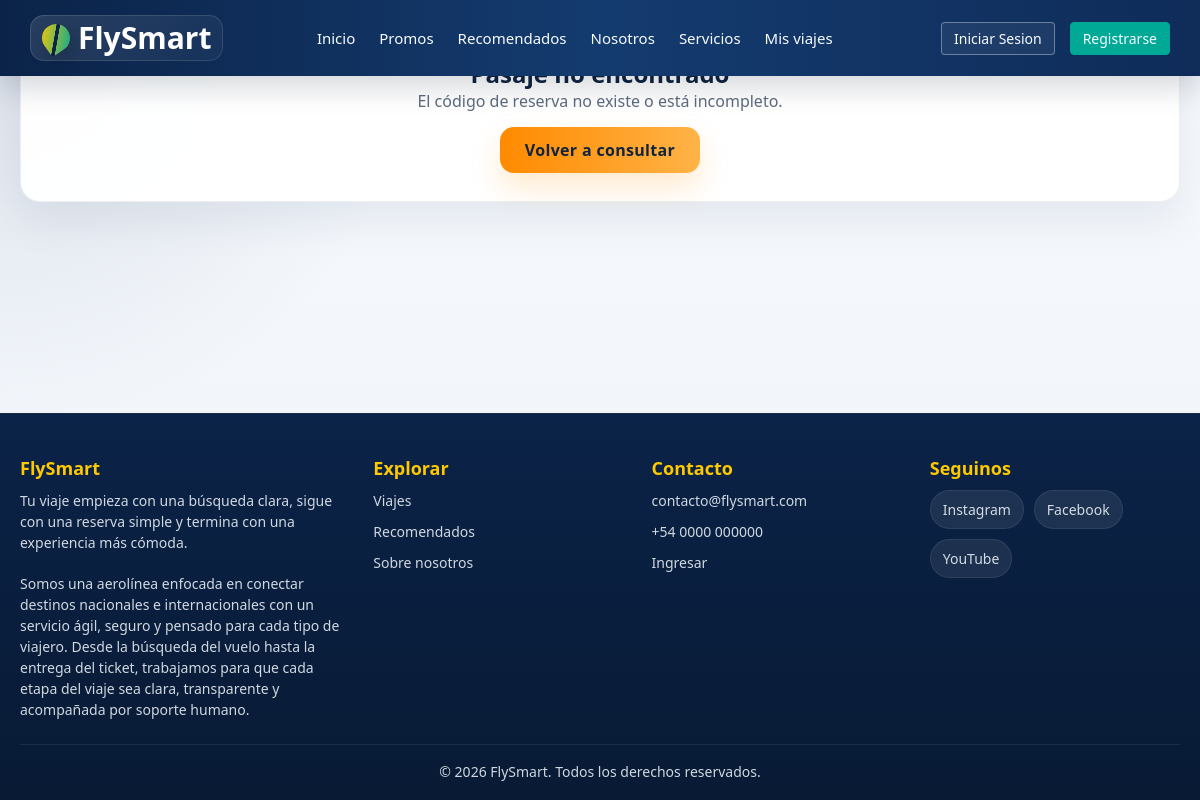
The app's page /consultas/reservas/pasaje.php?pnr=89CQIA, older data.
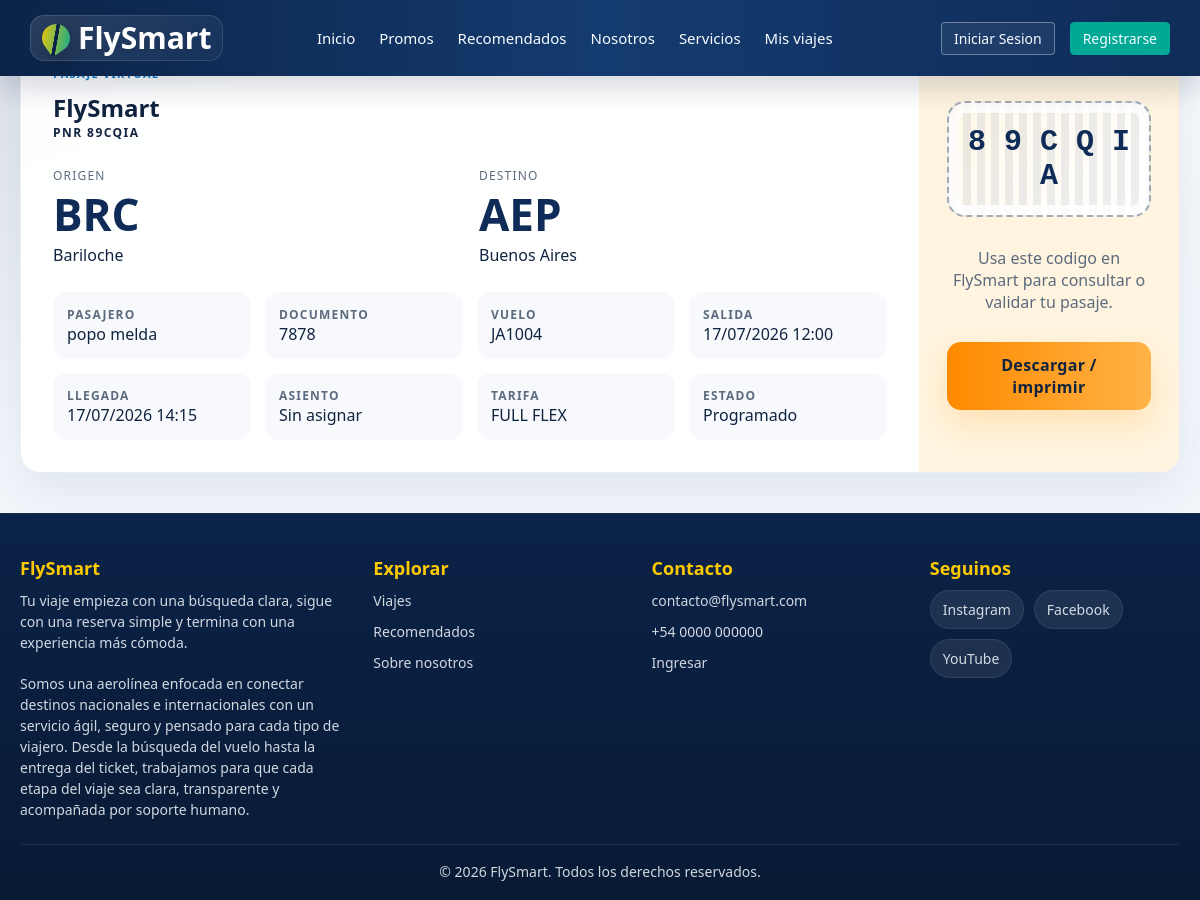
The same page, newer data.
### tables this page shows
CREATE TABLE IF NOT EXISTS `tickets_detalle` (
  `id_ticket` int(11) NOT NULL AUTO_INCREMENT,
  `id_orden` int(11) NOT NULL,
  `id_vuelo` int(11) NOT NULL,
  `id_pasajero` int(11) NOT NULL,
  `numero_asiento` varchar(10) DEFAULT NULL,
  `id_plan` int(11) NOT NULL,
  `codigo_reserva_pnr` varchar(6) NOT NULL,
  `precio_tramo_pagado` decimal(10,2) NOT NULL,
  PRIMARY KEY (`id_ticket`),
  KEY `id_orden` (`id_orden`),
  KEY `id_vuelo` (`id_vuelo`),
  KEY `id_pasajero` (`id_pasajero`),
  KEY `id_plan` (`id_plan`),
  CONSTRAINT `fk_tickets_orden` FOREIGN KEY (`id_orden`) REFERENCES `compras_ordenes` (`id_orden`) ON DELETE CASCADE,
  CONSTRAINT `fk_tickets_pasajero` FOREIGN KEY (`id_pasajero`) REFERENCES `pasajeros` (`id_pasajero`),
  CONSTRAINT `fk_tickets_plan` FOREIGN KEY (`id_plan`) REFERENCES `planes_tarifas` (`id_plan`),
  CONSTRAINT `fk_tickets_vuelo` FOREIGN KEY (`id_vuelo`) REFERENCES `vuelos` (`id_vuelo`)
);

CREATE TABLE IF NOT EXISTS `aeropuertos` (
  `codigo_iata` varchar(3) NOT NULL,
  `nombre` varchar(100) NOT NULL,
  `ciudad` varchar(100) NOT NULL,
  `pais` varchar(100) NOT NULL,
  PRIMARY KEY (`codigo_iata`)
);

CREATE TABLE IF NOT EXISTS `pasajeros` (
  `id_pasajero` int(11) NOT NULL AUTO_INCREMENT,
  `tipo_documento` varchar(20) NOT NULL,
  `numero_documento` varchar(50) NOT NULL,
  `nombre` varchar(100) NOT NULL,
  `apellido` varchar(100) NOT NULL,
  `fecha_nacimiento` date NOT NULL,
  `asistencia_especial` tinyint(1) DEFAULT 0,
  `detalles_medicos` text DEFAULT NULL,
  PRIMARY KEY (`id_pasajero`),
  UNIQUE KEY `numero_documento` (`numero_documento`)
);

CREATE TABLE IF NOT EXISTS `vuelos` (
  `id_vuelo` int(11) NOT NULL AUTO_INCREMENT,
  `numero_vuelo` varchar(20) NOT NULL,
  `id_avion` int(11) NOT NULL,
  `origen_iata` varchar(3) NOT NULL,
  `destino_iata` varchar(3) NOT NULL,
  `fecha_salida` datetime NOT NULL,
  `fecha_llegada` datetime NOT NULL,
  `precio_base_vuelo` decimal(10,2) NOT NULL,
  `estado_vuelo` varchar(20) NOT NULL,
  PRIMARY KEY (`id_vuelo`),
  KEY `id_avion` (`id_avion`),
  KEY `origen_iata` (`origen_iata`),
  KEY `destino_iata` (`destino_iata`),
  CONSTRAINT `fk_vuelos_avion` FOREIGN KEY (`id_avion`) REFERENCES `aviones` (`id_avion`),
  CONSTRAINT `fk_vuelos_destino` FOREIGN KEY (`destino_iata`) REFERENCES `aeropuertos` (`codigo_iata`),
  CONSTRAINT `fk_vuelos_origen` FOREIGN KEY (`origen_iata`) REFERENCES `aeropuertos` (`codigo_iata`)
);

CREATE TABLE IF NOT EXISTS `planes_tarifas` (
  `id_plan` int(11) NOT NULL AUTO_INCREMENT,
  `nombre_plan` varchar(50) NOT NULL,
  `descripcion` text DEFAULT NULL,
  `cargo_extra_plan` decimal(10,2) NOT NULL DEFAULT 0.00,
  PRIMARY KEY (`id_plan`)
);

### consultas/reservas/pasaje.php (the view, shortened to what this page needs)
<?php
require_once '../../config/conexion.php';
$pnr = strtoupper(trim($_GET['pnr'] ?? ''));
include_once '../../includes/header.php';
$stmt = $pdo->prepare("
    SELECT td.codigo_reserva_pnr, td.numero_asiento, td.precio_tramo_pagado,
           v.numero_vuelo, v.estado_vuelo, v.fecha_salida, v.fecha_llegada,
           origen.ciudad AS origen_ciudad, origen.codigo_iata AS origen_iata,
           destino.ciudad AS destino_ciudad, destino.codigo_iata AS destino_iata,
           p.nombre, p.apellido, p.numero_documento, pt.nombre_plan
    FROM tickets_detalle td
    INNER JOIN vuelos v ON v.id_vuelo = td.id_vuelo
    INNER JOIN aeropuertos origen ON origen.codigo_iata = v.origen_iata
    INNER JOIN aeropuertos destino ON destino.codigo_iata = v.destino_iata
    INNER JOIN pasajeros p ON p.id_pasajero = td.id_pasajero
    INNER JOIN planes_tarifas pt ON pt.id_plan = td.id_plan
    WHERE td.codigo_reserva_pnr = :pnr
    LIMIT 1
");
$stmt->execute(['pnr' => $pnr]);
$ticket = $stmt->fetch(PDO::FETCH_ASSOC);
$codigoEmbarque = trim(chunk_split($pnr, 1, ' '));
?>
<main class="reservation-page">
    <?php if (!$ticket): ?>
        <section class="reservation-card reservation-empty">
            <h1>Pasaje no encontrado</h1>
            <p>El código de reserva no existe o está incompleto.</p>
            <a href="../../index.php#reservas" class="btn-next btn-orange">Volver a consultar</a>
        </section>
    <?php else: ?>
        <section class="boarding-pass">
            <div class="boarding-info">
                <p class="eyebrow">Pasaje virtual</p>
                <h1>FlySmart</h1>
                <p class="ticket-label">PNR <?= htmlspecialchars($ticket['codigo_reserva_pnr'], ENT_QUOTES, 'UTF-8') ?></p>
                <div class="boarding-route">
                    <div>
                        <span>Origen</span>
                        <strong><?= htmlspecialchars($ticket['origen_iata'], ENT_QUOTES, 'UTF-8') ?></strong>
                        <p><?= htmlspecialchars($ticket['origen_ciudad'], ENT_QUOTES, 'UTF-8') ?></p>
                    </div>
                    <div>
                        <span>Destino</span>
                        <strong><?= htmlspecialchars($ticket['destino_iata'], ENT_QUOTES, 'UTF-8') ?></strong>
                        <p><?= htmlspecialchars($ticket['destino_ciudad'], ENT_QUOTES, 'UTF-8') ?></p>
                    </div>
                </div>
                <div class="boarding-grid">
                    <p><strong>Pasajero</strong><?= htmlspecialchars($ticket['nombre'] . ' ' . $ticket['apellido'], ENT_QUOTES, 'UTF-8') ?></p>
                    <p><strong>Documento</strong><?= htmlspecialchars($ticket['numero_documento'], ENT_QUOTES, 'UTF-8') ?></p>
                    <p><strong>Vuelo</strong><?= htmlspecialchars($ticket['numero_vuelo'], ENT_QUOTES, 'UTF-8') ?></p>
                    <p><strong>Salida</strong><?= date('d/m/Y H:i', strtotime($ticket['fecha_salida'])) ?></p>
                    <p><strong>Llegada</strong><?= date('d/m/Y H:i', strtotime($ticket['fecha_llegada'])) ?></p>
                    <p><strong>Asiento</strong><?= htmlspecialchars($ticket['numero_asiento'] ?? 'Sin asignar', ENT_QUOTES, 'UTF-8') ?></p>
                    <p><strong>Tarifa</strong><?= htmlspecialchars($ticket['nombre_plan'], ENT_QUOTES, 'UTF-8') ?></p>
                    <p><strong>Estado</strong><?= htmlspecialchars($ticket['estado_vuelo'], ENT_QUOTES, 'UTF-8') ?></p>
                </div>
            </div>
            <aside class="boarding-qr">
                <div class="local-boarding-code" aria-label="Codigo de embarque"><?= htmlspecialchars($codigoEmbarque, ENT_QUOTES, 'UTF-8') ?></div>
                <p>Usa este codigo en FlySmart para consultar o validar tu pasaje.</p>
                <button type="button" class="btn-next btn-orange" onclick="window.print()">Descargar / imprimir</button>
            </aside>
        </section>
    <?php endif; ?>
</main>
<?php include_once '../../includes/footer.php'; ?>
</body>
</html>

Row changes from the older to the newer data that the page shows:
added tickets_detalle: codigo_reserva_pnr "89CQIA", aeropuertos.codigo_iata "BRC", aeropuertos.ciudad "Bariloche", aeropuertos.codigo_iata "AEP", aeropuertos.ciudad "Buenos Aires", id_pasajero.apellido "popo melda", id_pasajero.numero_documento "7878", id_vuelo.numero_vuelo "JA1004", id_vuelo.fecha_salida "17/07/2026 12:00", id_vuelo.fecha_llegada "17/07/2026 14:15", numero_asiento "Sin asignar", id_plan.nombre_plan "FULL FLEX", id_vuelo.estado_vuelo "Programado"
Text that changed along with them:
$codigoEmbarque: (not shown) → "8 9 C Q I A"
text no longer shown: "Pasaje no encontrado El código de reserva no existe o está incompleto. Volver a consultar"
text now shown: "PASAJE VIRTUAL FlySmart PNR ORIGEN DESTINO PASAJERO DOCUMENTO VUELO SALIDA LLEGADA ASIENTO TARIFA ESTADO Usa este codigo en FlySmart para consultar o validar tu pasaje. Descargar / imprimir"
